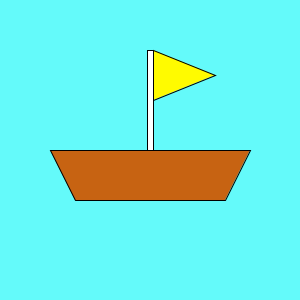
Frame 1 (no input)
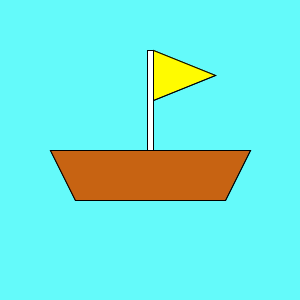
Frame 2 (the mouse pressed at the canvas centre, redrawn once)

The Processing sketch that drew these frames (run headless with seeded random() and noise(); the mouse was pressed at the canvas centre and the sketch redrawn once):

// Processing sketch: processing_185684
// ── processing_185684.pde

void setup(){
  
  size (300, 300);
  background (100, 250, 250);
  noLoop();
}

void draw(){
  
  fill(#C76312); 
  quad(50, 150, 250, 150, 225, 200, 75, 200);
  
  fill(#FFFFFF); 
  rect(147, 50, 6, 100);
  
  fill(#FFFB00); 
    
  triangle(153, 50, 153, 100, 215, 75);
  
}

// I hope it's ok that I used hexidecimal for coloring my boat
